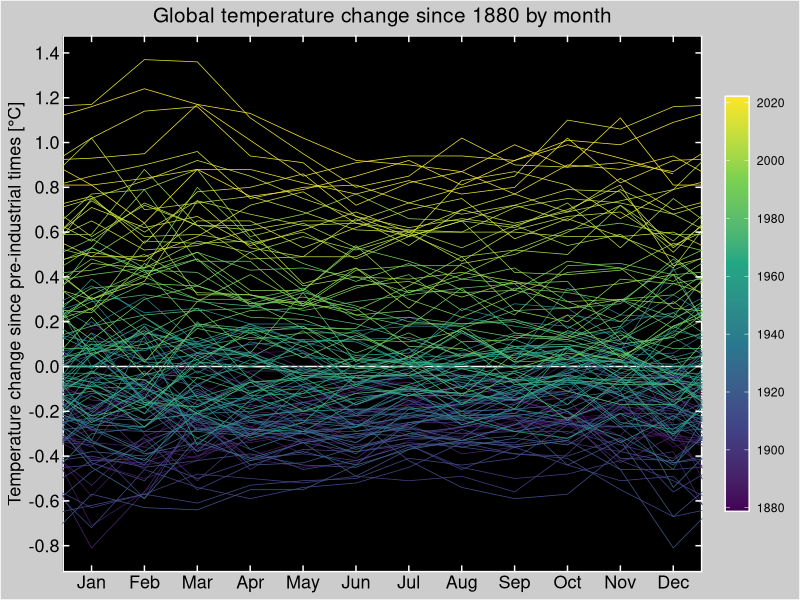
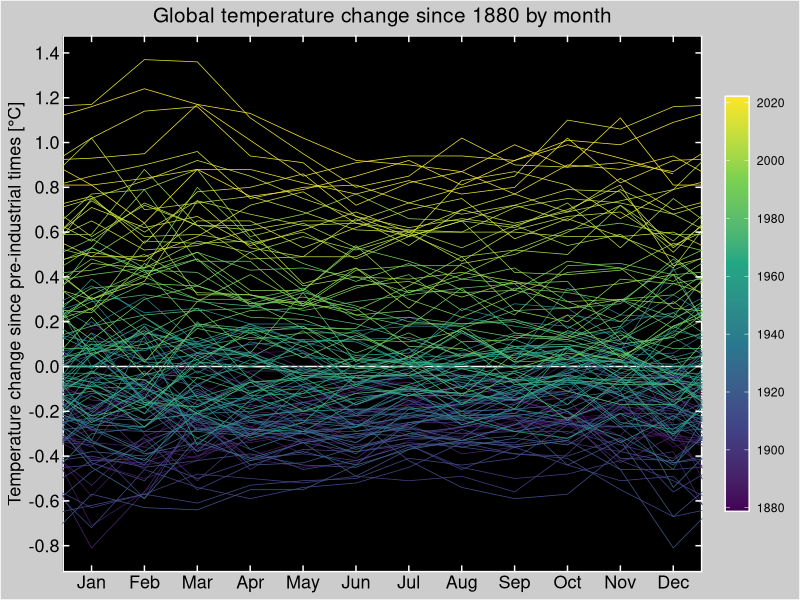

Generate these figures, in order, with R:
library(tidyverse)
library(scales)
library(glue)

t_diff <- read_csv("data/GLB.Ts+dSST.csv", skip=1, na = "***") |>
  select(year = Year, month.abb) |>
  drop_na() |>
  pivot_longer(-year, names_to="month", values_to="t_diff")

last_dec <- t_diff |>
  filter(month == "Dec") |>
  mutate(year = year + 1,
         month = "last_Dec")

next_jan <- t_diff |>
  filter(month == "Jan") |>
  mutate(year = year - 1,
         month = "next_Jan")

t_data <- bind_rows(last_dec, t_diff, next_jan) |>
  mutate(month = factor(month, levels = c("last_Dec", month.abb, "next_Jan")),
         month_number = as.numeric(month) -1,
         this_year = year == 2022) 

t_data

t_data |>
  filter(year == 2022) |>
  slice_max(month_number)

t_data |>
  ggplot(aes(month_number, t_diff, group = year, color = year, size = this_year)) +
  geom_hline(yintercept = 0, color = "white") +
  geom_line() +
  scale_x_continuous(breaks = 1:12, 
                     labels = month.abb, sec.axis = dup_axis(name = NULL, label = NULL)) +
  scale_y_continuous(breaks = seq(-2, 2, 0.2), sec.axis = dup_axis(name = NULL, label = NULL)) +
  scale_size_manual(breaks = c(FALSE, TRUE),
                    values = c(0.25, 1), guide = "none") +
  scale_color_viridis_c(breaks = seq(1880, 2020, 20), 
                        guide = guide_colorbar(frame.colour = "white", frame.linewidth = 0.5)) +
  coord_cartesian(xlim = c(1,12)) +
  labs(
    x = NULL,
    y = "Temperature change since pre-industrial times [\u00b0C]",
    title = "Global temperature change since 1880 by month"
  ) +
  theme(
    plot.background = element_rect(fill = "#CCCCCC"),
    panel.background = element_rect(fill = "black", color = "white", size = 1),
    panel.grid = element_blank(),
    axis.text = element_text(color = "black", size = 13),
    axis.ticks = element_line(color = "white"),
    axis.ticks.length = unit(-5, "pt"),
    axis.title = element_text(color = "black", size = 13),
    plot.title = element_text(color = "black", hjust = 0.5, size = 15),
    legend.title = element_blank(),
    legend.background = element_rect(fill = NA),
    legend.text = element_text(color = "black"),
    legend.key.height = unit(60, "pt")
  ) 

ggsave("visuals/temp_lines.png", width = 8, height = 4.5)



